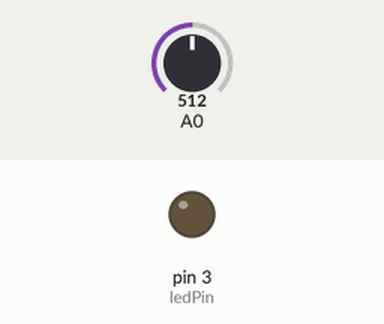
Bench run of a sketch on a simulated Arduino Uno, built with avr-gcc and run on an emulated ATmega328P. Shown: output pins drawn as LEDs (lit = HIGH). The test bench sets the inputs (shaded band); at power-on: A0 = 512. What the sketch prints to the serial monitor is not drawn.

Above: at 1.2 s.
1.3 s: A0 set to 938
2.8 s: A0 set to 964
At 3.1 s:
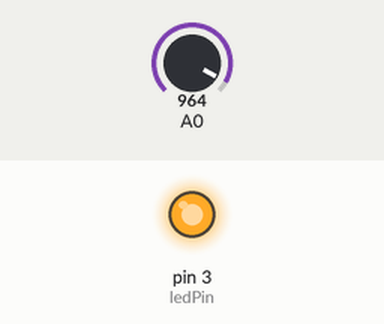
4.3 s: A0 set to 940
At 5.4 s:
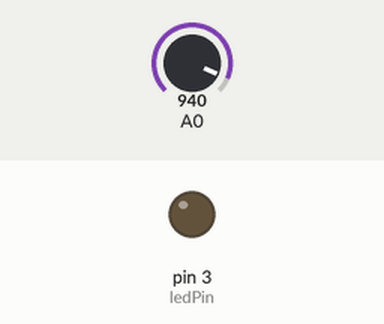
5.8 s: A0 set to 960
At 6.6 s:
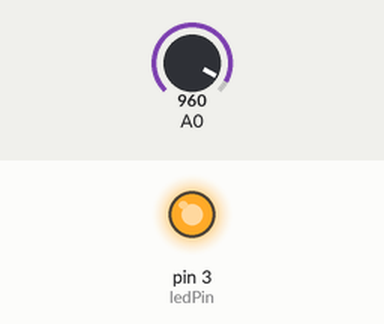
Timing chart, 0 to 8.3 s (numbered marks = the images above; inputs shaded):
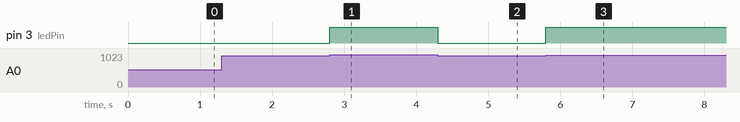

The sketch:

ecg_monitor.ino
```cpp
unsigned long lastSampleTime = 0;
const unsigned long interval = 2000; // 2000 microseconds = 2ms = 500Hz

// --- LED CONFIGURATION ---
const int ledPin = 3;
const int threshold = 950;      // Adjusted for your 900+ raw data readings

// --- NEW ANTI-DOUBLE-TRIGGER VARIABLES ---
unsigned long lastDebounceTime = 0;
const unsigned long lockoutPeriod = 250; // Ignore changes for 250ms after a peak
bool peakDetected = false;
// ------------------------------------------

void setup() {
  Serial.begin(115200);
  pinMode(ledPin, OUTPUT);
}

void loop() {
  // Check if it's time for a new sample
  if (micros() - lastSampleTime >= interval) {
    lastSampleTime += interval;

    int signal = analogRead(A0);
    Serial.println(signal);

    // --- SMART THRESHOLD LED LOGIC ---
    if (signal >= threshold) {
      // Only turn on if we aren't locked out by a recent peak
      if (!peakDetected && (millis() - lastDebounceTime > lockoutPeriod)) {
        digitalWrite(ledPin, HIGH);
        peakDetected = true;
        lastDebounceTime = millis();    // Reset the lockout timer
      }
    } else {
      // Only turn off if the lockout period has passed
      if (peakDetected && (millis() - lastDebounceTime > lockoutPeriod)) {
        digitalWrite(ledPin, LOW);
        peakDetected = false;
      }
    }
    // ----------------------------------
  }
}
```

Measured:
- the behaviour switches between 949 and 950 on A0 (found by bisection; images 0 and 1)
- after the input at 2.8 s, pin 3 (ledPin): LOW → HIGH at once
- after the input at 4.3 s, pin 3 (ledPin): HIGH → LOW at once
- after the input at 5.8 s, pin 3 (ledPin): LOW → HIGH at once
